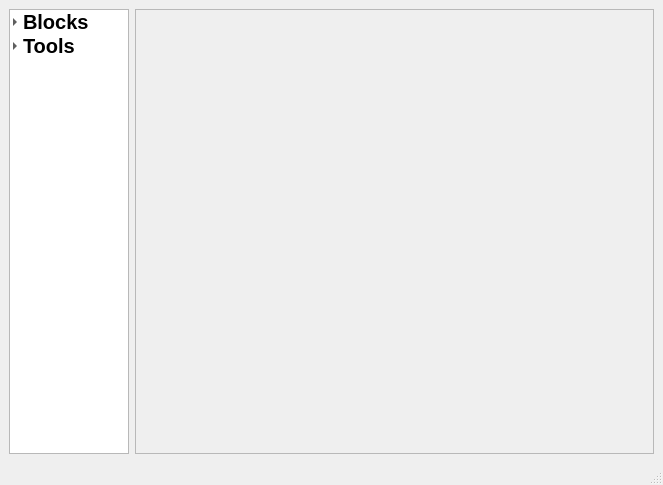
<?xml version="1.0" encoding="UTF-8"?>
<ui version="4.0">
 <class>MainWindow</class>
 <widget class="QMainWindow" name="MainWindow">
  <property name="geometry">
   <rect>
    <x>0</x>
    <y>0</y>
    <width>663</width>
    <height>485</height>
   </rect>
  </property>
  <property name="windowTitle">
   <string>MainWindow</string>
  </property>
  <widget class="QWidget" name="centralwidget">
   <layout class="QHBoxLayout" name="horizontalLayout" stretch="0,0">
    <item>
     <widget class="QTreeWidget" name="selectorTreeWidget">
      <property name="maximumSize">
       <size>
        <width>120</width>
        <height>16777215</height>
       </size>
      </property>
      <property name="font">
       <font>
        <family>.AppleSystemUIFont</family>
       </font>
      </property>
      <property name="horizontalScrollBarPolicy">
       <enum>Qt::ScrollBarPolicy::ScrollBarAlwaysOff</enum>
      </property>
      <property name="showDropIndicator" stdset="0">
       <bool>false</bool>
      </property>
      <property name="dragEnabled">
       <bool>false</bool>
      </property>
      <property name="dragDropOverwriteMode">
       <bool>false</bool>
      </property>
      <property name="dragDropMode">
       <enum>QAbstractItemView::DragDropMode::NoDragDrop</enum>
      </property>
      <property name="selectionBehavior">
       <enum>QAbstractItemView::SelectionBehavior::SelectRows</enum>
      </property>
      <property name="indentation">
       <number>10</number>
      </property>
      <property name="animated">
       <bool>false</bool>
      </property>
      <property name="expandsOnDoubleClick">
       <bool>true</bool>
      </property>
      <attribute name="headerVisible">
       <bool>false</bool>
      </attribute>
      <attribute name="headerCascadingSectionResizes">
       <bool>false</bool>
      </attribute>
      <attribute name="headerShowSortIndicator" stdset="0">
       <bool>false</bool>
      </attribute>
      <column>
       <property name="text">
        <string>All</string>
       </property>
      </column>
      <item>
       <property name="text">
        <string>Blocks</string>
       </property>
       <property name="font">
        <font>
         <pointsize>15</pointsize>
         <bold>true</bold>
        </font>
       </property>
       <item>
        <property name="text">
         <string>Basic</string>
        </property>
        <item>
         <property name="text">
          <string>And</string>
         </property>
        </item>
        <item>
         <property name="text">
          <string>Or</string>
         </property>
        </item>
        <item>
         <property name="text">
          <string>Xor</string>
         </property>
        </item>
        <item>
         <property name="text">
          <string>Nand</string>
         </property>
        </item>
        <item>
         <property name="text">
          <string>Nor</string>
         </property>
        </item>
        <item>
         <property name="text">
          <string>Xnor</string>
         </property>
        </item>
       </item>
      </item>
      <item>
       <property name="text">
        <string>Tools</string>
       </property>
       <property name="font">
        <font>
         <pointsize>15</pointsize>
         <bold>true</bold>
        </font>
       </property>
       <item>
        <property name="text">
         <string>Placement</string>
        </property>
        <item>
         <property name="text">
          <string>Single Place</string>
         </property>
        </item>
        <item>
         <property name="text">
          <string>Area Place</string>
         </property>
        </item>
       </item>
       <item>
        <property name="text">
         <string>Connection</string>
        </property>
        <item>
         <property name="text">
          <string>Simple</string>
         </property>
        </item>
        <item>
         <property name="text">
          <string>Advanced</string>
         </property>
        </item>
       </item>
       <item>
        <property name="text">
         <string>Selection</string>
        </property>
       </item>
      </item>
     </widget>
    </item>
    <item>
     <widget class="QFrame" name="gridWindow">
      <property name="cursor">
       <cursorShape>CrossCursor</cursorShape>
      </property>
      <property name="frameShape">
       <enum>QFrame::Shape::StyledPanel</enum>
      </property>
      <property name="frameShadow">
       <enum>QFrame::Shadow::Raised</enum>
      </property>
     </widget>
    </item>
   </layout>
  </widget>
  <widget class="QMenuBar" name="menubar">
   <property name="geometry">
    <rect>
     <x>0</x>
     <y>0</y>
     <width>663</width>
     <height>36</height>
    </rect>
   </property>
  </widget>
  <widget class="QStatusBar" name="statusbar"/>
  <action name="actionj">
   <property name="text">
    <string>j</string>
   </property>
  </action>
  <action name="actionj_2">
   <property name="text">
    <string>j</string>
   </property>
  </action>
 </widget>
 <resources/>
 <connections/>
</ui>
